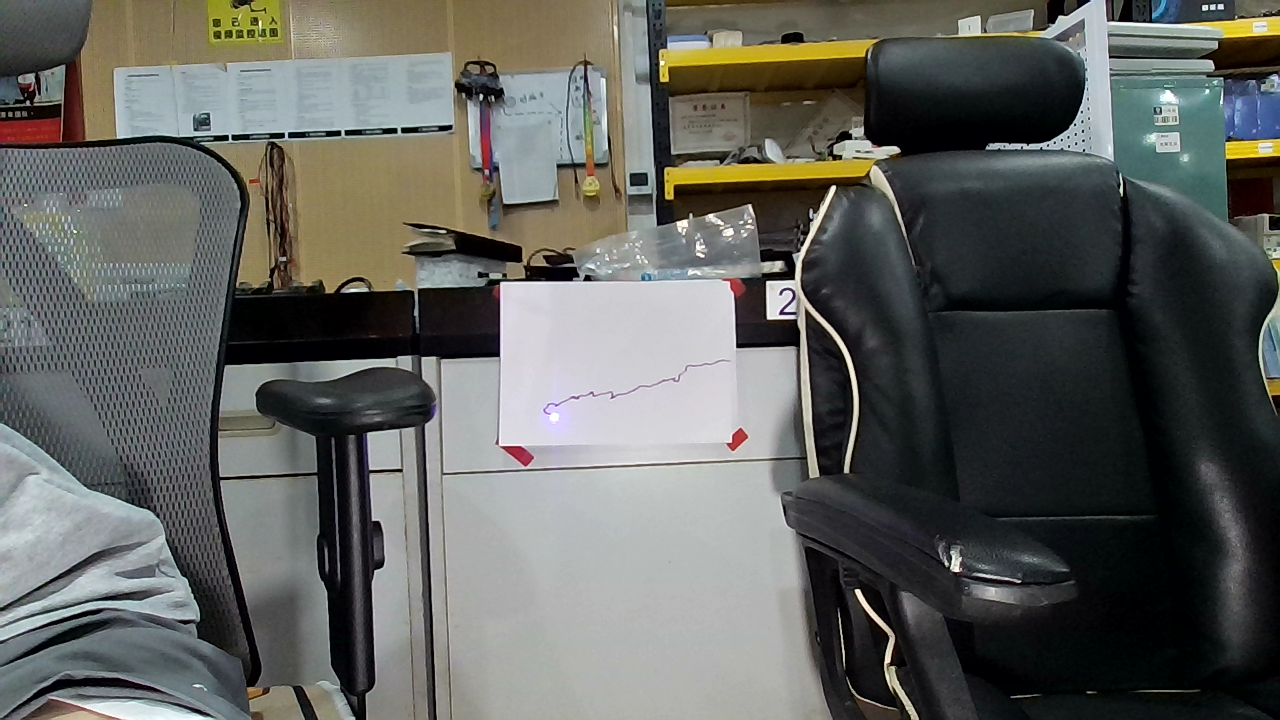
#> input picture photo_1753685422.png, 1280 x 720 px, given in place of the camera
$ python '点识别加角识别五图像.py'
#> lines starting #> are read from the running program, lines starting #| are printed output that depends on the picture; after the words box and inside, x2 and y2 are one past the last pixel; in counts of white or black regions, pixels touching at a corner belong together
import cv2
import numpy as np
import time
import serial

# ----------参数区----------
x1, y1 = 236, 205
x2, y2 = 381, 307
xmin, xmax = min(x1, x2), max(x1, x2)
ymin, ymax = min(y1, y2), max(y1, y2)
SERIAL_PORT = '/dev/ttyTHS1'   # 串口号
SERIAL_BAUD = 9600
THRESH = 230                  # 激光点二值化阈值
MIN_AREA = 2                  # 激光点最小面积
CORNER_BIN_THRESH = 90        # 角点检测二值化阈值

def sort_pts(pts):
    pts = sorted(pts, key=lambda p: (p[1], p[0]))
    top = sorted(pts[:2], key=lambda p: p[0])
    bottom = sorted(pts[2:], key=lambda p: p[0])
    return np.array(top + bottom)

def detect_corners(roi):
    kernel = cv2.getStructuringElement(cv2.MORPH_RECT, (3, 3))
    img = cv2.cvtColor(roi, cv2.COLOR_BGR2GRAY)
    img = cv2.bilateralFilter(img, 9, 10, 10)
    img = cv2.morphologyEx(img, cv2.MORPH_CLOSE, kernel)
    _, binary = cv2.threshold(img, CORNER_BIN_THRESH, 255, cv2.THRESH_BINARY_INV)
    contours, hierarchy = cv2.findContours(binary, cv2.RETR_TREE, cv2.CHAIN_APPROX_SIMPLE)
    approx_outer = None
    if hierarchy is not None:
        quads = []
        for i, contour in enumerate(contours):
            epsilon = 0.02 * cv2.arcLength(contour, True)
            approx = cv2.approxPolyDP(contour, epsilon, True)
            if len(approx) == 4:
                area = cv2.contourArea(approx)
                quads.append((area, approx, hierarchy[0][i][3]))
        quads = sorted(quads, key=lambda x: -x[0])
        for area, approx, parent in quads:
            if parent == -1 and approx_outer is None:
                approx_outer = approx.reshape(-1, 2)
            if approx_outer is not None:
                break
        if approx_outer is not None:
            pts0 = sort_pts(approx_outer)
            return pts0
    return None

def get_brightest_point(gray, thresh=THRESH, min_area=MIN_AREA):
    _, mask = cv2.threshold(gray, thresh, 255, cv2.THRESH_BINARY)
    contours, _ = cv2.findContours(mask, cv2.RETR_EXTERNAL, cv2.CHAIN_APPROX_SIMPLE)
    if not contours:
        return None
    largest = max(contours, key=cv2.contourArea)
    if cv2.contourArea(largest) < min_area:
        return None
    M = cv2.moments(largest)
    if M['m00'] == 0:
        return None
    cx = int(M['m10'] / M['m00'])
    cy = int(M['m01'] / M['m00'])
    return (cx, cy)

# 串口初始化
ser = serial.Serial(SERIAL_PORT, SERIAL_BAUD, timeout=0.5)
if ser.isOpen():
    print(f"串口{SERIAL_PORT}已打开，波特率{SERIAL_BAUD}")

cap = cv2.VideoCapture(2)
cap.set(cv2.CAP_PROP_FRAME_WIDTH, 640)
cap.set(cv2.CAP_PROP_FRAME_HEIGHT, 480)

t0 = time.time()
corner_pts = None
sent_corner = False
last_send_time = time.time()

try:
    while True:
        ret, frame = cap.read()
#> frame is the input picture: shape (720, 1280, 3); mean B, G, R 93.8, 97.9, 96.5
        if not ret:
            break

        roi = frame[ymin:ymax, xmin:xmax]
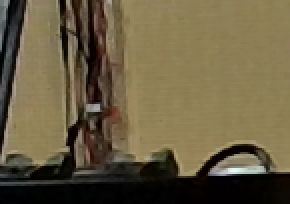
#> roi: shape (102, 145, 3) (shown 2 times larger); mean B, G, R 66.3, 93.2, 104.8
        gray = cv2.cvtColor(roi, cv2.COLOR_BGR2GRAY)
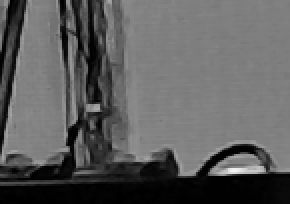
#> gray: shape (102, 145) (shown 2 times larger); min 0, max 242, mean 93.6
        elapsed = time.time() - t0

        # 前3秒只做角点检测
        if elapsed < 3.0:
            pts = detect_corners(roi)
#> in detect_corners, `img = cv2.morphologyEx(img, cv2.MORPH_CLOSE, kernel)`:
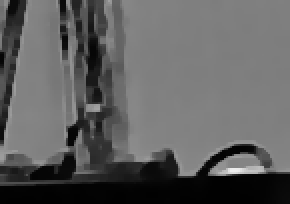
#> img: shape (102, 145) (shown 2 times larger); min 1, max 237, mean 95.5
#> in detect_corners, `_, binary = cv2.threshold(img, CORNER_BIN_THRESH, 255, cv2.THRESH_BINA..`:
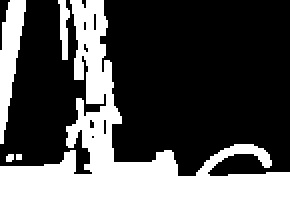
#> binary: shape (102, 145) (shown 2 times larger); 32.3% white; 5 white regions (2 under 20 px)
#> in detect_corners, `contours, hierarchy = cv2.findContours(binary, cv2.RETR_TREE, cv2.CHAI..`: contours = 11 contours, 8 with area under 20; largest, box (x1, y1, x2, y2) and area: (0, 0, 145, 102) 3826, (0, 0, 13, 72) 412, (29, 0, 35, 30) 76
#> the loop in detect_corners, `for i, contour in enumerate(contours):` made 11 passes
#> (epsilon, approx, area) on pass 11: (3.14, [[12, 0], [5, 0], [1, 11], [0, 71]], 363)
#> epsilon on passes 2, 3, 5, 6, 7, 8: 0.217, 15.4, 0.353, 0.261, 0.25, 0.233
#> after the loop in detect_corners, `for i, contour in enumerate(contours):`: quads = [(4, [[8, 77], [8, 79], [10, 79], [10, 77]], -1), (2, [[45, 68], [46, 67], [47, 68], [46, 69]], 2), (363, [[12, 0], [5, 0], [1, 11], [0, 71]], -1)]
#> in detect_corners, `quads = sorted(quads, key=lambda x: -x[0])`: quads = [(363, [[12, 0], [5, 0], [1, 11], [0, 71]], -1), (4, [[8, 77], [8, 79], [10, 79], [10, 77]], -1), (2, [[45, 68], [46, 67], [47, 68], [46, 69]], 2)]
#> the loop in detect_corners, `for area, approx, parent in quads:` made 1 pass
#> (area, parent, approx_outer) on pass 1: (363, -1, [[12, 0], [5, 0], [1, 11], [0, 71]])
#> in sort_pts, `pts = sorted(pts, key=lambda p: (p[1], p[0]))`: pts = [[5, 0], [12, 0], [1, 11], [0, 71]]
#> in sort_pts, `top = sorted(pts[:2], key=lambda p: p[0])`: top = [[5, 0], [12, 0]]
#> in sort_pts, `bottom = sorted(pts[2:], key=lambda p: p[0])`: bottom = [[0, 71], [1, 11]]
#> in detect_corners, `pts0 = sort_pts(approx_outer)`: pts0 = [[5, 0], [12, 0], [0, 71], [1, 11]]
#> pts = [[5, 0], [12, 0], [0, 71], [1, 11]]
            if pts is not None:
                corner_pts = pts.copy()
#> corner_pts = [[5, 0], [12, 0], [0, 71], [1, 11]]
                print(f"角点识别:{corner_pts.tolist()}")
#| 角点识别:[[5, 0], [12, 0], [0, 71], [1, 11]]
            continue

        # 3秒后每0.2秒检测激光点并串口发送
        now = time.time()
        if now - last_send_time >= 0.2:
            last_send_time = now
            bright_point = get_brightest_point(gray)
            if bright_point:
                x_roi, y_roi = bright_point
                msg1 = f"a{x_roi},{y_roi}z"
                ser.write(msg1.encode('utf-8'))
                print(f"已发送激光点: {msg1}")

                # 只在首次发送激光点时发送角点
                if corner_pts is not None and not sent_corner:
                    pts_flat = corner_pts.flatten()
                    msg2 = 'a' + ','.join(str(int(i)) for i in pts_flat) + 'z'
                    ser.write(msg2.encode('utf-8'))
                    print(f"角点已发送: {msg2}")
                    sent_corner = True

        # 支持Ctrl+C安全退出
except KeyboardInterrupt:
    print("用户终止")

finally:
    cap.release()
    ser.close()
    print("摄像头与串口已关闭")
